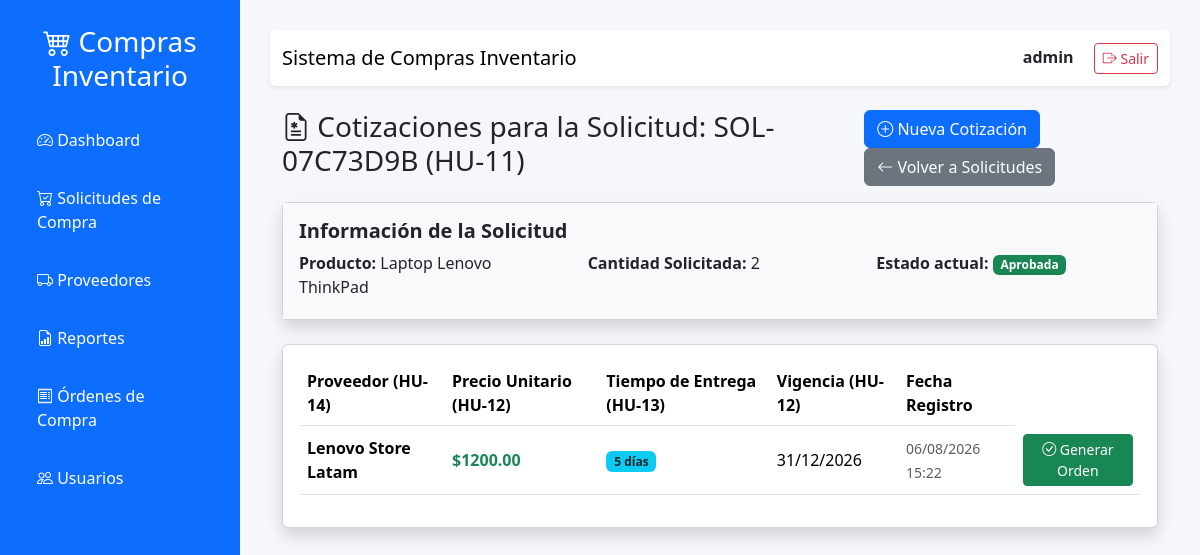
/solicitudes/3/cotizaciones/ (signed in), run on the app's committed database.
### Compras_APP/models.py (models this page shows, shortened)
class SolicitudCompra(models.Model):
    ESTADO_PENDIENTE = "PENDIENTE"
    ESTADO_APROBADA = "APROBADA"
    ESTADO_RECHAZADA = "RECHAZADA"
    ESTADOS = [
        (ESTADO_PENDIENTE, 'Pendiente'),
        (ESTADO_APROBADA, 'Aprobada'),
        (ESTADO_RECHAZADA, 'Rechazada'),
    ]
    codigo = models.CharField(
        max_length=20,
        unique=True,
        editable=False
    )
    justificacion = models.TextField(blank=True, default="")
    producto = models.CharField(max_length=150)
    descripcion = models.TextField(blank=True)
    cantidad = models.PositiveIntegerField()
    solicitante = models.ForeignKey(
        Usuario,
        on_delete=models.CASCADE
    )
    fecha_registro = models.DateTimeField(
        auto_now_add=True
    )
    estado = models.CharField(
        max_length=15,
        choices=ESTADOS,
        default="PENDIENTE"
    )

class Cotizacion(models.Model):
    solicitud = models.ForeignKey(
        SolicitudCompra,
        on_delete=models.CASCADE,
        related_name="cotizaciones"
    )
    proveedor = models.CharField(
        max_length=150,
        blank=False,
        null=False
    )
    precio_unitario = models.DecimalField(
        max_digits=10,
        decimal_places=2,
        blank=False,
        null=False
    )
    vigencia = models.DateField(
        blank=False,
        null=False
    )
    tiempo_entrega = models.PositiveIntegerField(
        blank=False,
        null=False
    )
    fecha_registro = models.DateTimeField(
        auto_now_add=True
    )

### Compras_APP/views.py (the view)
@login_required
def lista_cotizaciones_view(request, pk):
    solicitud = get_object_or_404(SolicitudCompra, pk=pk)
    cotizaciones = solicitud.cotizaciones.order_by("precio_unitario")
    return render(
        request,
        "solicitudes/lista_cotizaciones.html",
        {
            "solicitud": solicitud,
            "cotizaciones": cotizaciones
        }
    )

### Compras_APP/templates/solicitudes/lista_cotizaciones.html (shortened to what this page needs)
{% extends "base.html" %}
{% block content %}
<div class="container mt-4">
    <div class="d-flex justify-content-between align-items-center mb-3">
        <h3>
            <i class="bi bi-file-earmark-medical"></i>
            Cotizaciones para la Solicitud: {{ solicitud.codigo }} (HU-11)
        </h3>
        <div>
            <a href="{% url 'registrar_cotizacion' solicitud.id %}" class="btn btn-primary">
                <i class="bi bi-plus-circle"></i> Nueva Cotización
            </a>
            <a href="{% url 'lista_solicitudes' %}" class="btn btn-secondary">
                <i class="bi bi-arrow-left"></i> Volver a Solicitudes
            </a>
        </div>
    </div>
    <div class="card shadow mb-4">
        <div class="card-body bg-light">
            <h5 class="card-title fw-bold">Información de la Solicitud</h5>
            <div class="row">
                <div class="col-md-4">
                    <p class="mb-1"><strong>Producto:</strong> {{ solicitud.producto }}</p>
                </div>
                <div class="col-md-4">
                    <p class="mb-1"><strong>Cantidad Solicitada:</strong> {{ solicitud.cantidad }}</p>
                </div>
                <div class="col-md-4">
                    <p class="mb-1"><strong>Estado actual:</strong>
                        {% if solicitud.estado == "PENDIENTE" %}
                            <span class="badge bg-warning text-dark">Pendiente</span>
                        {% elif solicitud.estado == "APROBADA" %}
                            <span class="badge bg-success">Aprobada</span>
                        {% else %}
                            <span class="badge bg-danger">Rechazada</span>
                        {% endif %}
                    </p>
                </div>
            </div>
        </div>
    </div>
    <div class="card shadow">
        <div class="card-body">
            <div class="table-responsive">
                <table class="table table-hover align-middle">
                    <thead>
                        <tr>
                            <th>Proveedor (HU-14)</th>
                            <th>Precio Unitario (HU-12)</th>
                            <th>Tiempo de Entrega (HU-13)</th>
                            <th>Vigencia (HU-12)</th>
                            <th>Fecha Registro</th>
                        </tr>
                    </thead>
                    <tbody>
                    {% for cot in cotizaciones %}
                        <tr>
                            <td><strong>{{ cot.proveedor }}</strong></td>
                            <td><span class="text-success fw-bold">${{ cot.precio_unitario }}</span></td>
                            <td><span class="badge bg-info text-dark">{{ cot.tiempo_entrega }} días</span></td>
                            <td>{{ cot.vigencia|date:"d/m/Y" }}</td>
                            <td><small class="text-muted">{{ cot.fecha_registro|date:"d/m/Y H:i" }}</small></td>
                            <td>
    <a href="{% url 'generar_orden' cot.id %}"
       class="btn btn-success btn-sm">
        <i class="bi bi-check-circle"></i>
        Generar Orden
    </a>
</td>
                        </tr>
                    {% endfor %}
                    </tbody>
                </table>
            </div>
        </div>
    </div>
</div>
{% endblock %}

### Compras_APP/templates/base.html (shortened to what this page needs)
{% load static %}
<!DOCTYPE html>
<html lang="es">
<head>
    <link href="https://cdn.jsdelivr.net/npm/bootstrap@5.3.7/dist/css/bootstrap.min.css" rel="stylesheet">
    <link rel="stylesheet"
          href="https://cdn.jsdelivr.net/npm/bootstrap-icons@1.13.1/font/bootstrap-icons.min.css">
    <link rel="stylesheet" href="{% static 'css/styles.css' %}">
</head>
<body>
<div class="wrapper">
    <aside class="sidebar">
        <h3 class="text-center mb-4">
            <i class="bi bi-cart4"></i>
            Compras Inventario
        </h3>
        <a href="{% url 'dashboard' %}">
            <i class="bi bi-speedometer2"></i>
            Dashboard
        </a>
        <a href="{% url 'lista_solicitudes' %}">
            <i class="bi bi-cart-check"></i>
            Solicitudes de Compra
        </a>
        <a href="#">
            <i class="bi bi-truck"></i>
            Proveedores
        </a>
        <a href="#">
            <i class="bi bi-file-earmark-bar-graph"></i>
            Reportes
        </a>
        <a href="{% url 'lista_ordenes' %}">
    <i class="bi bi-receipt"></i>
    Órdenes de Compra
</a>
        {% if request.user.groups.all.0.name == "Administrador" %}
<a href="{% url 'usuarios' %}">
    <i class="bi bi-people"></i>
    Usuarios
</a>
{% endif %}
    </aside>
    <main class="content">
        <nav class="navbar navbar-light bg-white shadow-sm rounded mb-4">
            <div class="container-fluid">
                <span class="navbar-brand">
                    Sistema de Compras Inventario
                </span>
                <div>
                    <strong>{{ request.user.username }}</strong>
                    <a href="{% url 'logout' %}"
                       class="btn btn-outline-danger btn-sm ms-3">
                        <i class="bi bi-box-arrow-right"></i>
                        Salir
                    </a>
                </div>
            </div>
        </nav>
        {% block content %}
        {% endblock %}
    </main>
</div>
</body>
</html>

### Compras_APP/static/css/styles.css (style rules this page uses)
body { margin:0; font-family:Segoe UI, sans-serif; background:#f5f7fa; }
.wrapper { display:flex; min-height:100vh; }
.sidebar { width:240px; background:#0d6efd; color:white; padding:25px; }
.sidebar h3 { color:white; }
.sidebar a { display:block; color:white; text-decoration:none; padding:12px; border-radius:10px; margin-bottom:10px; }
.content { flex:1; padding:30px; background:#f5f7fa; }

### data on the page
SolicitudCompra: codigo "SOL-07C73D9B", producto "Laptop Lenovo ThinkPad", cantidad "2"
Cotizacion: proveedor "Lenovo Store Latam", precio_unitario "1200.00", tiempo_entrega "5", vigencia "31/12/2026", fecha_registro "06/08/2026 15:22"

### other printed values
{{ request.user.username }} "admin"
